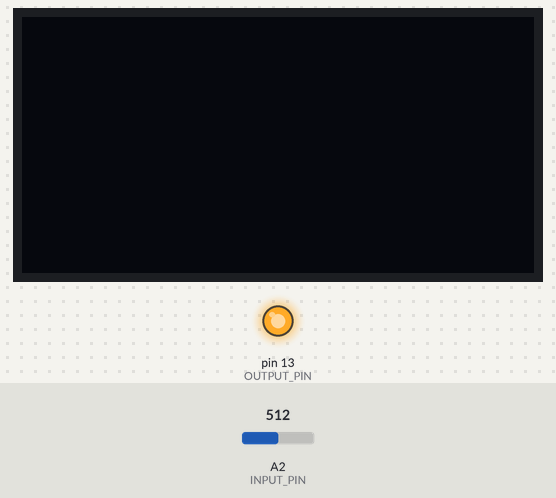
The sketch below on a simulated Arduino Uno, built with avr-gcc and run on an emulated ATmega328P. On the bench: 128×64 one-colour display, output pins drawn as LEDs (lit = HIGH). The test bench sets the inputs (shaded band); at power-on: A2 (INPUT_PIN) = 512.

Above: at 0.1 s.
At 36.4 s:
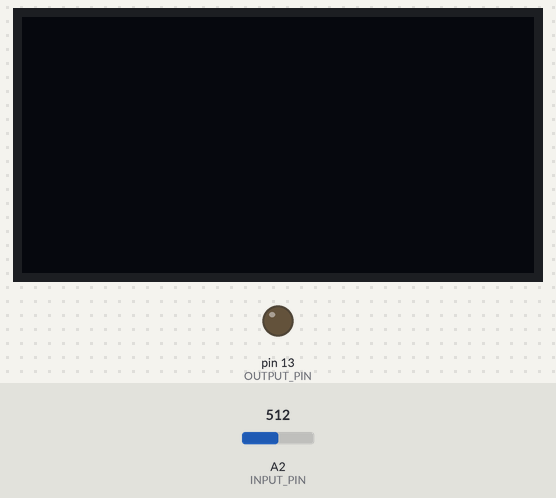
Timing chart, 0 to 37.9 s (numbered marks = the images above):
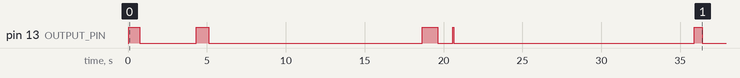

Measured:
- by itself, pin 13 (OUTPUT_PIN): LOW → HIGH at 0.03 s, → LOW 0.72 s later, → HIGH 3.6 s later, → LOW 0.81 s later, … (10 changes in this stretch)

The sketch:

OLED_BPM.ino
```cpp
 // OLED_BPM - BioAmp EXG Pill
 // https://github.com/upsidedownlabs/BioAmp-EXG-Pill
 // https://github.com/upsidedownlabs/Heart-BioAmp-Arduino-Firmware

 // Upside Down Labs invests time and resources providing this open source code,
 // please support Upside Down Labs and open-source hardware by purchasing
 // products from Upside Down Labs!

 // Copyright (c) 2021 - 2024 Upside Down Labs - contact [at] upsidedownlabs.tech
 // Copyright (c) 2021 - 2024 Aryan Prakhar - aryanprakhar1010 [at] gmail.com
 // Copyright (c) 2021 - 2024 Dev Saran Sujan - devsaransujan [at] gmail.com

 // Permission is hereby granted, free of charge, to any person obtaining a copy
 // of this software and associated documentation files (the "Software"), to deal
 // in the Software without restriction, including without limitation the rights
 // to use, copy, modify, merge, publish, distribute, sublicense, and/or sell
 // copies of the Software, and to permit persons to whom the Software is
 // furnished to do so, subject to the following conditions:

 // The above copyright notice and this permission notice shall be included in all
 // copies or substantial portions of the Software.

 // THE SOFTWARE IS PROVIDED "AS IS", WITHOUT WARRANTY OF ANY KIND, EXPRESS OR
 // IMPLIED, INCLUDING BUT NOT LIMITED TO THE WARRANTIES OF MERCHANTABILITY,
 // FITNESS FOR A PARTICULAR PURPOSE AND NONINFRINGEMENT. IN NO EVENT SHALL THE
 // AUTHORS OR COPYRIGHT HOLDERS BE LIABLE FOR ANY CLAIM, DAMAGES OR OTHER
 // LIABILITY, WHETHER IN AN ACTION OF CONTRACT, TORT OR OTHERWISE, ARISING FROM,
 // OUT OF OR IN CONNECTION WITH THE SOFTWARE OR THE USE OR OTHER DEALINGS IN THE
 // SOFTWARE.

// Include necessary libraries
// By Adafruit
//https://github.com/adafruit/Adafruit_SSD1306/blob/master/Adafruit_SSD1306.h
//By Roberto Lo Giacco
// https://github.com/rlogiacco/CircularBuffer/blob/master/CircularBuffer.hpp

#include <Adafruit_SSD1306.h>
#include <Wire.h>
#include <math.h>
#include <CircularBuffer.hpp>

// Define constants for OLED display
#define OLED_Address 0x3C
#define SCREEN_WIDTH 128
#define SCREEN_HEIGHT 64
#define OLED_RESET -1

// Define constants for ECG sampling and processing
#define SAMPLE_RATE 125
#define BAUD_RATE 115200
#define INPUT_PIN A2
#define OUTPUT_PIN 13
#define DATA_LENGTH 16

// Initialize OLED display
Adafruit_SSD1306 display(SCREEN_WIDTH, SCREEN_HEIGHT, &Wire,-1);

// Global variables for BPM calculation
uint32_t avg = 0;
int data_index = 0;
bool peak = false;
int reading = 0;
uint8_t BPM = 0;
bool IgnoreReading = false;
bool FirstPulseDetected = false;
unsigned long FirstPulseTime = 0;
unsigned long SecondPulseTime = 0;
unsigned long PulseInterval = 0;

// Circular buffer to store pulse intervals
CircularBuffer<int,30> buffer;

void setup() {
  // Initialize serial communication
  Serial.begin(BAUD_RATE);

  // Set pin modes
  pinMode(INPUT_PIN, INPUT);
  pinMode(OUTPUT_PIN, OUTPUT);

  // Initialize OLED display
  if (!display.begin(SSD1306_SWITCHCAPVCC, OLED_Address)) {
    Serial.println(F("SSD1306 allocation failed"));
    for (;;);
  }

  // Set initial display settings
  display.clearDisplay();
  display.setTextSize(1);
  display.setTextColor(WHITE);
}

void loop() {
  // Calculate elapsed time since last loop
  static unsigned long past = 0;
  unsigned long present = micros();
  unsigned long interval = present - past;
  past = present;

  // Timer for maintaining consistent sampling rate
  static long timer = 0;
  timer -= interval;

  // Sample and process ECG signal at specified rate
  if(timer < 0){
    timer += 1000000 / SAMPLE_RATE;

    // Read sensor value and normalize
    float sensor_value = analogRead(INPUT_PIN);
    float signal = ECGFilter(sensor_value)/512;

    // Detect peaks in the signal
    peak = Getpeak(signal);

    // Blink LED on detected peak
    digitalWrite(OUTPUT_PIN, peak);

    // Process detected peaks for BPM calculation
    if(peak && IgnoreReading == false){
        if(FirstPulseDetected == false){
          FirstPulseTime = millis();
          FirstPulseDetected = true;
        }
        else{
          SecondPulseTime = millis();
          PulseInterval = SecondPulseTime - FirstPulseTime;
          buffer.unshift(PulseInterval);
          FirstPulseTime = SecondPulseTime;
        }
        IgnoreReading = true;
      }
      if(!peak){
        IgnoreReading = false;
      }

      // Calculate and display BPM when buffer is full
      if (buffer.isFull()){
        // Calculate average pulse interval
        for(int i = 0 ;i < buffer.size(); i++){
          avg+=buffer[i];
        }
        avg=avg/ buffer.size();

        // Calculate BPM
        BPM = (1.0/avg) * 60.0 * 1000;
        avg = 0;
        buffer.pop();

        // Display BPM if it's within a reasonable range
        if (BPM < 240){
          Serial.print("BPM ");
          Serial.println(BPM);
          Serial.flush();

          // Update OLED display with new BPM
          display.clearDisplay();
          display.setTextSize(1);
          display.setCursor(24, 3);
          display.print("HEART_RATE(BPM): ");
          display.setCursor(50,26);
          display.setTextSize(3);
          display.println(BPM);
          display.display();
        }
      }
  }
}

// Function to detect peaks in the ECG signal
bool Getpeak(float new_sample) {
  // DATA_LENGTH explanation:
    // This constant defines the size of the sliding window used for peak detection.
    // It determines how many recent samples are considered when calculating the mean
    // and standard deviation of the signal. A larger value provides more stable
    // detection but may introduce more lag.
  // Buffers for data, mean, and standard deviation
  static float data_buffer[DATA_LENGTH];
  static float mean_buffer[DATA_LENGTH];
  static float standard_deviation_buffer[DATA_LENGTH];

  // Check for peak
  // A peak is detected if the new sample exceeds the mean by more than
  // half the DATA_LENGTH times the standard deviation
  if (new_sample - mean_buffer[data_index] > (DATA_LENGTH/2) * standard_deviation_buffer[data_index]) {
    data_buffer[data_index] = new_sample + data_buffer[data_index];
    peak = true;
  } else {
    data_buffer[data_index] = new_sample;
    peak = false;
  }

  // Calculate mean
  float sum = 0.0, mean, standard_deviation = 0.0;
  for (int i = 0; i < DATA_LENGTH; ++i){
    sum += data_buffer[(data_index + i) % DATA_LENGTH];
  }
  mean = sum/DATA_LENGTH;

  // Calculate standard deviation
  for (int i = 0; i < DATA_LENGTH; ++i){
    standard_deviation += pow(data_buffer[(i) % DATA_LENGTH] - mean, 2);
  }

  // Update mean buffer
  mean_buffer[data_index] = mean;

  // Update standard deviation buffer
  standard_deviation_buffer[data_index] =  sqrt(standard_deviation/DATA_LENGTH);

  // Update data_index
  data_index = (data_index+1)%DATA_LENGTH;

  // Return peak
  return peak;
}

// Band-Pass Butterworth IIR digital filter for ECG signal
// Sampling rate: 125.0 Hz, frequency range: [0.5, 44.5] Hz
// Filter is order 4, implemented as second-order sections (biquads)
float ECGFilter(float input)
{
  float output = input;
  {
    static float z1, z2; // filter section state
    float x = output - 0.70682283*z1 - 0.15621030*z2;
    output = 0.28064917*x + 0.56129834*z1 + 0.28064917*z2;
    z2 = z1;
    z1 = x;
  }
  {
    static float z1, z2; // filter section state
    float x = output - 0.95028224*z1 - 0.54073140*z2;
    output = 1.00000000*x + 2.00000000*z1 + 1.00000000*z2;
    z2 = z1;
    z1 = x;
  }
  {
    static float z1, z2; // filter section state
    float x = output - -1.95360385*z1 - 0.95423412*z2;
    output = 1.00000000*x + -2.00000000*z1 + 1.00000000*z2;
    z2 = z1;
    z1 = x;
  }
  {
    static float z1, z2; // filter section state
    float x = output - -1.98048558*z1 - 0.98111344*z2;
    output = 1.00000000*x + -2.00000000*z1 + 1.00000000*z2;
    z2 = z1;
    z1 = x;
  }
  return output;
}
```
